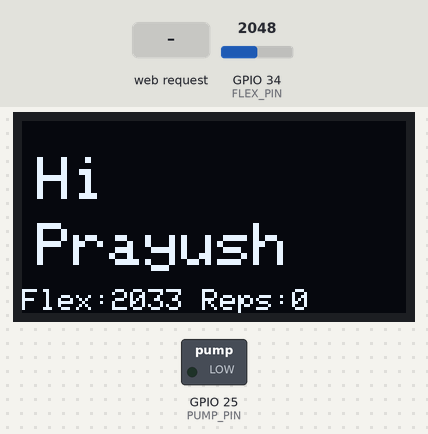
This sketch was run on a simulated ESP32. On the bench: 128×64 one-colour display, switched loads named in the sketch (green lamp = pin HIGH). The test bench sets the inputs (shaded band); at power-on: GPIO 34 (FLEX_PIN) = 2048. WiFi joins after 1.5 s; servers stay silent unless stated; what the sketch prints to the serial monitor is not drawn.

Above: at 6.8 s.
6.9 s: HTTP request GET /start received
At 7.9 s:
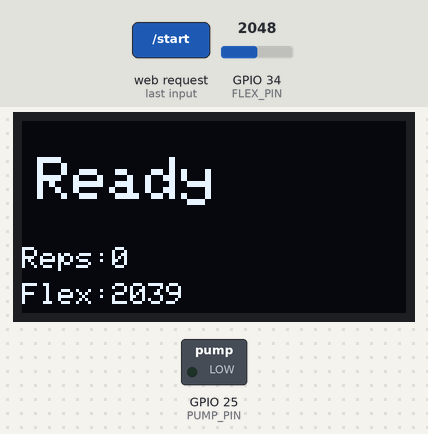
8.6 s: GPIO 34 (FLEX_PIN) set to 829
At 10.0 s:
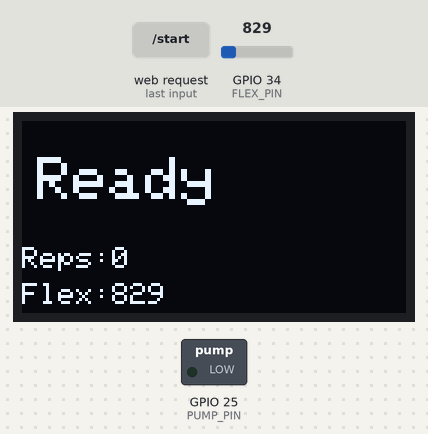
10.8 s: GPIO 34 (FLEX_PIN) set to 764
At 11.2 s:
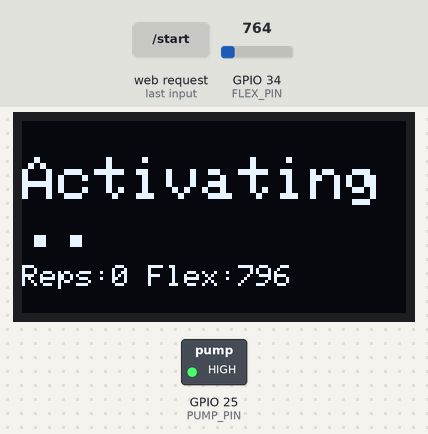
13.8 s: HTTP request GET /stop received
At 14.3 s:
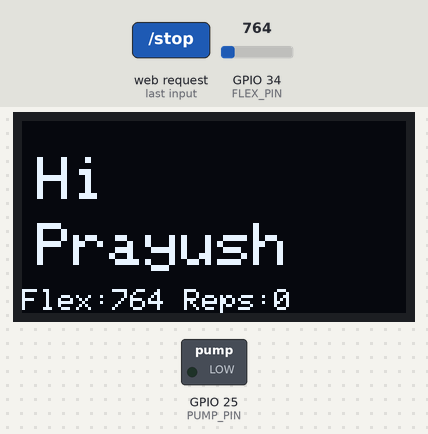
15.3 s: HTTP request GET /emergency received
At 16.2 s:
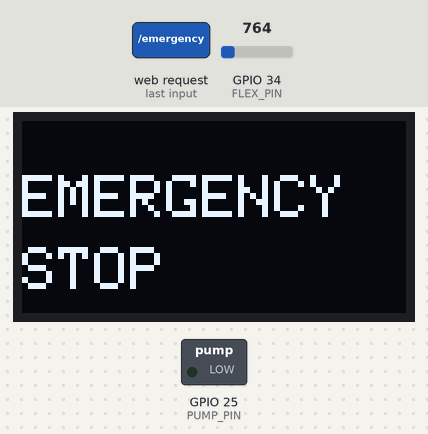
16.8 s: HTTP request GET /resetEmergency received
At 18.0 s:
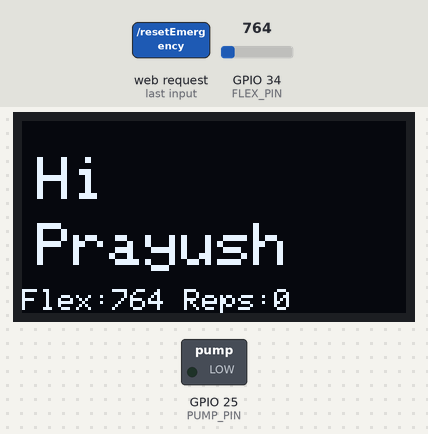
Timing chart, 0 to 19.3 s (numbered marks = the images above; inputs shaded):
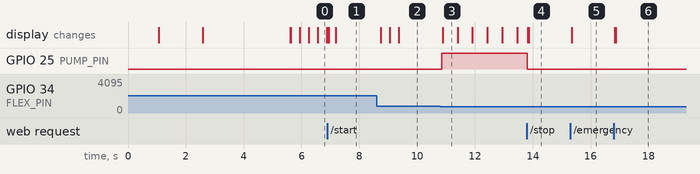

Measured:
- the behaviour switches between 800 and 799 on GPIO 34 (FLEX_PIN) (found by bisection; images 2 and 3)
- after the input at 6.9 s, the display: first changes at once (image 1 shows a later state)
- after the input at 8.6 s, the display: first changes after 0.15 s (image 2 shows a later state)
- after the input at 10.8 s, GPIO 25 (PUMP_PIN): LOW → HIGH after 0.06 s; the display: changes after 0.08 s (image 3)
- after the input at 13.8 s, the display: first changes at once (image 4 shows a later state)
- after the input at 15.3 s, the display: changes after 0.05 s (image 5)
- after the input at 16.8 s, the display: first changes at once (image 6 shows a later state)

The sketch:

PneuFlex_Main.ino
```cpp
#include <WiFi.h>
#include <WebServer.h>
#include <Wire.h>
#include <Adafruit_GFX.h>
#include <Adafruit_SSD1306.h>

#define SCREEN_WIDTH 128
#define SCREEN_HEIGHT 6445
#define FLEX_PIN 34
#define PUMP_PIN 25

#define BATTERY_SENSE_ENABLED false
#define BATTERY_PIN 35

const char* ssid = "Prayush";
const char* password = "hellohello";

Adafruit_SSD1306 display(SCREEN_WIDTH, SCREEN_HEIGHT, &Wire, -1);
WebServer server(80);

int rawFlex = 0;
int smoothFlex = 1100;
int reps = 0;
int bentThreshold = 800;
int flatThreshold = 1050;
unsigned long maxPumpOnTime = 3000;
unsigned long restInterval = 2000;

bool sessionRunning = false;
bool pumpOn = false;
bool emergencyStop = false;
bool repInProgress = false;

unsigned long sessionStartTime = 0;
unsigned long pumpStartTime = 0;
unsigned long lastRestTime = 0;
unsigned long lastDotUpdate = 0;
unsigned long lastDisplayUpdate = 0;

int dotCount = 1;
int calibrationFlat = 1100;
int calibrationBent = 800;

void cors() { server.sendHeader("Access-Control-Allow-Origin", "*"); }

void showMessage(String line1, String line2 = "") {
  display.clearDisplay();
  display.setTextColor(SSD1306_WHITE);
  display.setTextSize(2);
  display.setCursor(0, 18);
  display.println(line1);
  if (line2 != "") {
    display.setCursor(0, 42);
    display.println(line2);
  }
  display.display();
}

void pumpOff() {
  digitalWrite(PUMP_PIN, LOW);
  pumpOn = false;
}

bool pumpOnSafe() {
  if (!sessionRunning) return false;
  if (emergencyStop) return false;
  if (pumpOn) return false;
  if (millis() - lastRestTime < restInterval) return false;

  digitalWrite(PUMP_PIN, HIGH);
  pumpOn = true;
  pumpStartTime = millis();
  return true;
}

void updateFlex() {
  rawFlex = analogRead(FLEX_PIN);
  smoothFlex = (smoothFlex * 9 + rawFlex) / 10;
}

int getBatteryPercent() {
  if (!BATTERY_SENSE_ENABLED) return -1;
  int adc = analogRead(BATTERY_PIN);
  float adcVoltage = (adc / 4095.0) * 3.3;
  float batteryVoltage = adcVoltage * 2.0;
  int percent = (int)(((batteryVoltage - 3.2) / (4.2 - 3.2)) * 100.0);
  if (percent < 0) percent = 0;
  if (percent > 100) percent = 100;
  return percent;
}

void updateRepLogic() {
  updateFlex();

  if (!repInProgress && smoothFlex < bentThreshold) {
    if (pumpOnSafe()) {
      repInProgress = true;
    }
  }

  if (repInProgress && smoothFlex > flatThreshold) {
    reps++;
    repInProgress = false;
    pumpOff();
    lastRestTime = millis();
  }
}

void updateOLED() {
  if (emergencyStop) {
    showMessage("EMERGENCY", "STOP");
    return;
  }

  if (!sessionRunning) {
    if (millis() - lastDisplayUpdate >= 300) {
      lastDisplayUpdate = millis();
      display.clearDisplay();
      display.setTextColor(SSD1306_WHITE);
      display.setTextSize(2);
      display.setCursor(5, 12);
      display.println("Hi");
      display.setCursor(5, 34);
      display.println("Prayush");
      display.setTextSize(1);
      display.setCursor(0, 56);
      display.print("Flex:");
      display.print(smoothFlex);
      display.print(" Reps:");
      display.print(reps);
      display.display();
    }
    return;
  }

  if (repInProgress) {
    if (millis() - lastDotUpdate >= 500) {
      lastDotUpdate = millis();
      dotCount++;
      if (dotCount > 3) dotCount = 1;
      display.clearDisplay();
      display.setTextColor(SSD1306_WHITE);
      display.setTextSize(2);
      display.setCursor(0, 12);
      display.print("Activating");
      for (int i = 0; i < dotCount; i++) display.print(".");
      display.setTextSize(1);
      display.setCursor(0, 48);
      display.print("Reps:");
      display.print(reps);
      display.print(" Flex:");
      display.print(smoothFlex);
      display.display();
    }
  } else {
    if (millis() - lastDisplayUpdate >= 300) {
      lastDisplayUpdate = millis();
      display.clearDisplay();
      display.setTextColor(SSD1306_WHITE);
      display.setTextSize(2);
      display.setCursor(5, 12);
      display.println("Ready");
      display.setTextSize(1);
      display.setCursor(0, 42);
      display.print("Reps:");
      display.print(reps);
      display.setCursor(0, 54);
      display.print("Flex:");
      display.print(smoothFlex);
      display.display();
    }
  }
}

void handleStatus() {
  String json = "{";
  json += "\"rawFlex\":" + String(rawFlex) + ",";
  json += "\"smoothFlex\":" + String(smoothFlex) + ",";
  json += "\"pump\":" + String(pumpOn ? "true" : "false") + ",";
  json += "\"reps\":" + String(reps) + ",";
  json += "\"running\":" + String(sessionRunning ? "true" : "false") + ",";
  json += "\"emergency\":" + String(emergencyStop ? "true" : "false") + ",";
  json += "\"repInProgress\":" + String(repInProgress ? "true" : "false") + ",";
  json += "\"bentThreshold\":" + String(bentThreshold) + ",";
  json += "\"flatThreshold\":" + String(flatThreshold) + ",";
  json += "\"restInterval\":" + String(restInterval) + ",";
  json += "\"maxPumpTime\":" + String(maxPumpOnTime) + ",";
  json += "\"batteryPercent\":" + String(getBatteryPercent()) + ",";
  json += "\"sessionTime\":" + String(sessionRunning ? (millis() - sessionStartTime) / 1000 : 0);
  json += "}";
  cors();
  server.send(200, "application/json", json);
}

void handleStart() {
  sessionRunning = true;
  emergencyStop = false;
  reps = 0;
  repInProgress = false;
  pumpOff();
  sessionStartTime = millis();
  lastRestTime = 0;
  showMessage("Session", "Started");
  cors();
  server.send(200, "text/plain", "Session started");
}

void handleStop() {
  sessionRunning = false;
  repInProgress = false;
  pumpOff();
  showMessage("Session", "Stopped");
  cors();
  server.send(200, "text/plain", "Session stopped");
}

void handleEmergency() {
  emergencyStop = true;
  sessionRunning = false;
  repInProgress = false;
  pumpOff();
  showMessage("EMERGENCY", "STOP");
  cors();
  server.send(200, "text/plain", "Emergency stop activated");
}

void handleResetEmergency() {
  emergencyStop = false;
  sessionRunning = false;
  repInProgress = false;
  pumpOff();
  showMessage("Emergency", "Reset");
  cors();
  server.send(200, "text/plain", "Emergency reset");
}

void handleSetSettings() {
  if (server.hasArg("bent")) bentThreshold = server.arg("bent").toInt();
  if (server.hasArg("flat")) flatThreshold = server.arg("flat").toInt();
  if (server.hasArg("rest")) restInterval = server.arg("rest").toInt();
  if (server.hasArg("maxPump")) maxPumpOnTime = server.arg("maxPump").toInt();
  cors();
  server.send(200, "text/plain", "Settings updated");
}

void handleCalibrate() {
  updateFlex();
  String mode = server.arg("mode");

  if (mode == "flat") {
    calibrationFlat = smoothFlex;
    cors();
    server.send(200, "text/plain", "Flat captured: " + String(calibrationFlat));
    return;
  }

  if (mode == "bent") {
    calibrationBent = smoothFlex;
    cors();
    server.send(200, "text/plain", "Bent captured: " + String(calibrationBent));
    return;
  }

  if (mode == "apply") {
    bentThreshold = calibrationBent + 50;
    flatThreshold = calibrationFlat - 50;
    if (bentThreshold >= flatThreshold) {
      bentThreshold = calibrationBent;
      flatThreshold = calibrationFlat;
    }
    cors();
    server.send(200, "text/plain", "Calibration applied. Bent=" + String(bentThreshold) + " Flat=" + String(flatThreshold));
    return;
  }

  cors();
  server.send(400, "text/plain", "Invalid calibration mode");
}

void setup() {
  Serial.begin(115200);
  delay(1000);
  Wire.begin(21, 22);
  pinMode(FLEX_PIN, INPUT);
  pinMode(PUMP_PIN, OUTPUT);
  pumpOff();

  if (!display.begin(SSD1306_SWITCHCAPVCC, 0x3C)) {
    Serial.println("OLED FAILED");
    while (true);
  }

  display.ssd1306_command(SSD1306_SETCONTRAST);
  display.ssd1306_command(0xFF);
  showMessage("Connecting", "WiFi...");

  WiFi.mode(WIFI_STA);
  WiFi.begin(ssid, password);

  int attempts = 0;
  while (WiFi.status() != WL_CONNECTED && attempts < 60) {
    delay(500);
    Serial.print(".");
    attempts++;
  }

  Serial.println();

  if (WiFi.status() != WL_CONNECTED) {
    Serial.println("WiFi FAILED");
    showMessage("WiFi", "FAILED");
  } else {
    Serial.println("WiFi connected");
    Serial.print("ESP32 IP: ");
    Serial.println(WiFi.localIP());
    showMessage("IP:", WiFi.localIP().toString());
  }

  server.on("/status", handleStatus);
  server.on("/start", handleStart);
  server.on("/stop", handleStop);
  server.on("/emergency", handleEmergency);
  server.on("/resetEmergency", handleResetEmergency);
  server.on("/setSettings", handleSetSettings);
  server.on("/calibrate", handleCalibrate);

  server.begin();
  delay(3000);
  showMessage("Hi", "Prayush");
}

void loop() {
  server.handleClient();
  updateFlex();

  if (pumpOn && millis() - pumpStartTime >= maxPumpOnTime) {
    pumpOff();
    lastRestTime = millis();
  }

  if (sessionRunning && !emergencyStop) {
    updateRepLogic();
  } else {
    pumpOff();
  }

  updateOLED();
  delay(20);
}
```
